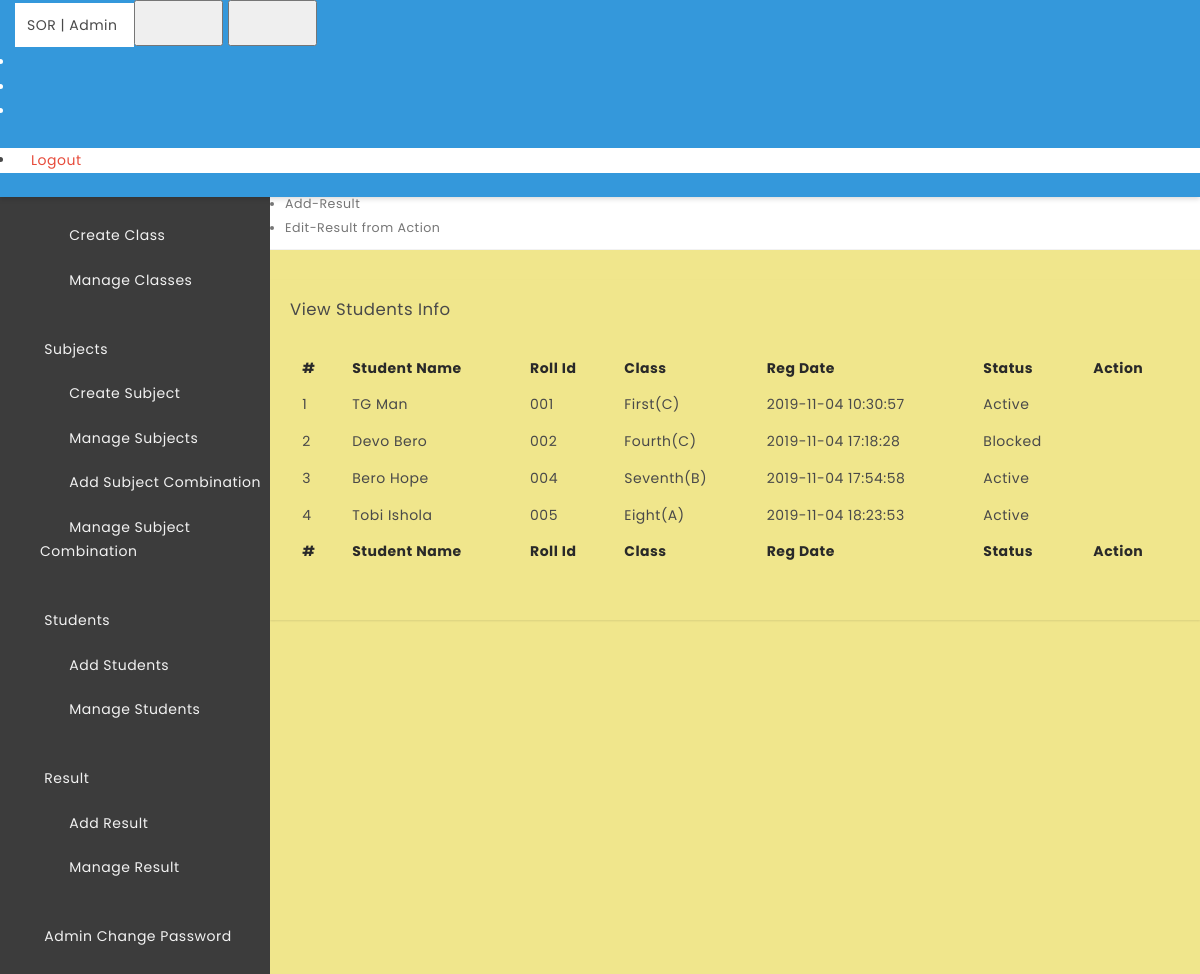
Page /sor/manage-results.php on the committed database.
### tables this page shows
CREATE TABLE `tblstudents` (
  `StudentId` int(11) NOT NULL,
  `StudentName` varchar(100) DEFAULT NULL,
  `RollId` varchar(100) DEFAULT NULL,
  `StudentEmail` varchar(100) DEFAULT NULL,
  `Gender` varchar(10) DEFAULT NULL,
  `DOB` varchar(100) DEFAULT NULL,
  `ClassId` int(11) DEFAULT NULL,
  `RegDate` timestamp NULL DEFAULT current_timestamp(),
  `UpdationDate` timestamp NULL DEFAULT NULL,
  `Status` int(1) DEFAULT NULL
);

### sor/manage-results.php (the view, shortened to what this page needs)
<?php
include('includes/config.php');
if (strlen($_SESSION['alogin']) == "") {
    header("Location: index.php");
} else {
    ?>
    <!DOCTYPE html>
    <html lang="en">
    <head>
        <link rel="stylesheet" href="css/bootstrap.min.css" media="screen">
        <link rel="stylesheet" href="css/font-awesome.min.css" media="screen">
        <link rel="stylesheet" href="css/main.css" media="screen">
    </head>
    <body class="top-navbar-fixed">
        <div class="main-wrapper">
            <?php include('includes/topbar.php'); ?>
            <div class="content-wrapper">
                <div class="content-container">
                    <?php include('includes/leftbar.php'); ?>
                    <div class="main-page">
                        <div class="container-fluid">
                            <div class="row page-title-div">
                                <div class="col-md-6">
                                    <h2 class="title">Manage Result</h2>
                                </div>
                            </div>
                            <div class="row breadcrumb-div">
                                <div class="col-md-6">
                                    <ul class="breadcrumb">
                                        <li><a href="dashboard.php"><i class="fa fa-home"></i>Dashboard</a></li>
                                        <li><a href="manage-results.php"><i class=""></i>Manage-Result</a></li>
                                        <li><a href="add-result.php"><i class=""></i> Add-Result</a></li>
                                        <li class="active">Edit-Result from Action</li>
                                    </ul>
                                </div>
                            </div>
                        </div>
                        <section class="section">
                            <div class="container-fluid">
                                <div class="row">
                                    <div class="col-md-12">
                                        <div class="panel">
                                            <div class="panel-heading">
                                                <div class="panel-title">
                                                    <h5>View Students Info</h5>
                                                </div>
                                            </div>
                                            <div class="panel-body p-20">
                                                <table id="example" class="display table table-striped table-bordered" cellspacing="0" width="100%">
                                                    <thead>
                                                        <tr>
                                                            <th>#</th>
                                                            <th>Student Name</th>
                                                            <th>Roll Id</th>
                                                            <th>Class</th>
                                                            <th>Reg Date</th>
                                                            <th>Status</th>
                                                            <th>Action</th>
                                                        </tr>
                                                    </thead>
                                                    <tfoot>
                                                        <tr>
                                                            <th>#</th>
                                                            <th>Student Name</th>
                                                            <th>Roll Id</th>
                                                            <th>Class</th>
                                                            <th>Reg Date</th>
                                                            <th>Status</th>
                                                            <th>Action</th>
                                                        </tr>
                                                    </tfoot>
                                                    <tbody>
                                                        <?php $sql = "SELECT  distinct tblstudents.StudentName,tblstudents.RollId,tblstudents.RegDate,tblstudents.StudentId,tblstudents.Status,tblclasses.ClassName,tblclasses.Section from tblresult join tblstudents on tblstudents.StudentId=tblresult.StudentId  join tblclasses on tblclasses.id=tblresult.ClassId";
                                                            $query = $dbh->prepare($sql);
                                                            $query->execute();
                                                            $results = $query->fetchAll(PDO::FETCH_OBJ);
                                                            $cnt = 1;
                                                            if ($query->rowCount() > 0) {
                                                                foreach ($results as $result) {   ?>
                                                                <tr>
                                                                    <td><?php echo htmlentities($cnt); ?></td>
                                                                    <td><?php echo htmlentities($result->StudentName); ?></td>
                                                                    <td><?php echo htmlentities($result->RollId); ?></td>
                                                                    <td><?php echo htmlentities($result->ClassName); ?>(<?php echo htmlentities($result->Section); ?>)</td>
                                                                    <td><?php echo htmlentities($result->RegDate); ?></td>
                                                                    <td><?php if ($result->Status == 1) {
                                                                            echo htmlentities('Active');
                                                                        } else {
                                                                            echo htmlentities('Blocked');
                                                                        }
                                                                        ?>
                                                                    </td>
                                                                    <td>
                                                                        <a href="edit-result.php?stid=<?php echo htmlentities($result->StudentId); ?>"><i class="fa fa-edit" title="Edit Record"></i> </a>
                                                                    </td>
                                                                </tr>
                                                        <?php $cnt = $cnt + 1;
                                                                }
                                                            } ?>
                                                    </tbody>
                                                </table>
                                            </div>
                                        </div>
                                    </div>
                                </div>
                            </div>
                        </section>
                    </div>
                </div>
            </div>
        </div>
    </body>
    </html>
<?php } ?>

### sor/manage-results.php (style rules this page uses)
.main-wrapper { background-color: khaki; }

### rows in the picture
tblstudents: StudentName "TG Man", RollId "001", ClassName "First", Section "C", RegDate "2019-11-04 10:30:57"
tblstudents: StudentName "Devo Bero", RollId "002", ClassName "Fourth", Section "C", RegDate "2019-11-04 17:18:28"
tblstudents: StudentName "Bero Hope", RollId "004", ClassName "Seventh", Section "B", RegDate "2019-11-04 17:54:58"
tblstudents: StudentName "Tobi Ishola", RollId "005", ClassName "Eight", Section "A", RegDate "2019-11-04 18:23:53"
